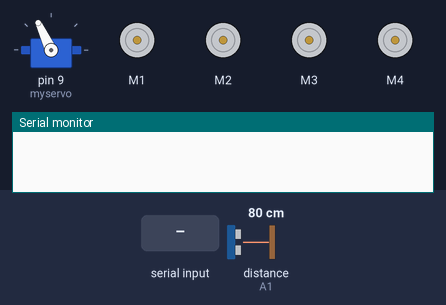
Simulated run of this sketch. Board: Arduino Mega 2560, built with avr-gcc and run on an emulated ATmega2560. On the bench: servo, 4 × DC motor (green arrow = forward, orange = backward, longer = faster), the last lines printed to the serial monitor. The test bench sets the inputs (shaded band); at power-on: distance to the obstacle (sensor on A1) 80 cm. The echo pulse lasts 58.3 µs per cm.

Above: at 3.9 s.
4.0 s: "C" received over Serial
5.5 s: byte 77 ('M') received over Serial
At 5.9 s:
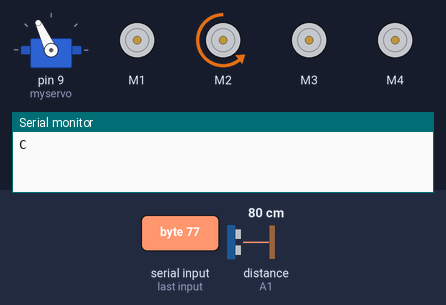
7.0 s: byte 78 ('N') received over Serial
At 8.2 s:
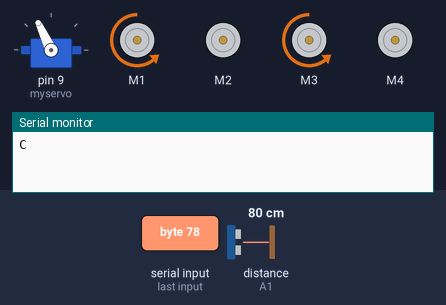
8.5 s: byte 83 ('S') received over Serial
At 9.4 s:
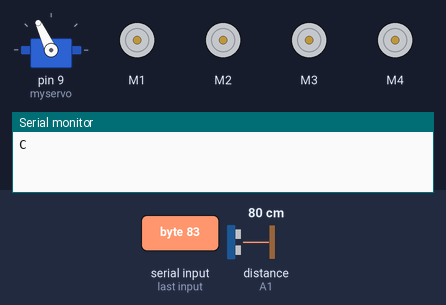
10.0 s: "F" received over Serial
At 10.6 s:
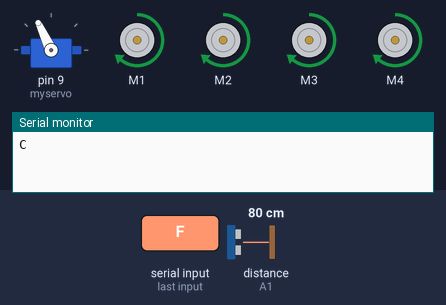
11.5 s: "B" received over Serial
At 12.9 s:
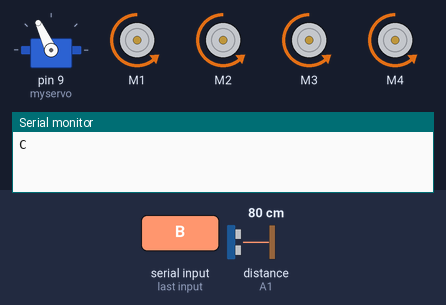
Timing chart, 0 to 14.0 s (numbered marks = the images above; inputs shaded):
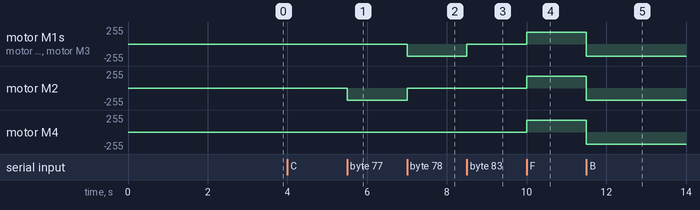

The sketch:

__________.ino
```cpp
 #include <AFMotor.h> //Adafruit Motor Shield Library. First you must download and install AFMotor library
  #include <Servo.h> //add Servo Motor library
  #include <NewPing.h> //add Ultrasonic sensor library
  //#include <RedBot.h> //add Line Follower sensor library
  AF_DCMotor motor1 (1, MOTOR12_1KHZ); //create motor #1 using M1 output on Motor Drive Shield, set to 1kHz PWM frequency
  AF_DCMotor motor2 (2, MOTOR12_1KHZ); //create motor #2 using M2 output on Motor Drive Shield, set to 1kHz PWM frequency
  AF_DCMotor motor3 (3, MOTOR12_1KHZ); //create motor #1 using M1 output on Motor Drive Shield, set to 1kHz PWM frequency
  AF_DCMotor motor4 (4, MOTOR12_1KHZ); //create motor #2 using M2 output on Motor Drive Shield, set to 1kHz PWM frequency
  char h;
  int sp=180;
  int spS=60;
  #define TRIG_PIN A0 // Ultra
  #define ECHO_PIN A1
  #define MAX_DISTANCE 200
//line follower
  int left=17;
  int center=18;
  int right=19;

  int Left;
  int Center;
  int Right;
  // phase 3
  unsigned long startMillis;  //some gllobal variables available anywhere in the program
unsigned long currentMillis;
unsigned long period ; //the value is  a number of milliseconds
 float v=(32.5*2*PI*sp)/(60*1000);
float d;

//UltraSonic
  NewPing sonar(TRIG_PIN, ECHO_PIN, MAX_DISTANCE);
  Servo myservo;
  boolean goesForward=false;
  int distance = 100;
  int speedSet = 0;

//Void setup

  void setup() {

  Serial.begin(9600);
  //pinMode(A3,OUTPUT);
  myservo.attach(9);
  myservo.write(115);
  delay(2000);
  distance = readPing();
  delay(100);
  distance = readPing();
  delay(100);
  distance = readPing();
  delay(100);
  distance = readPing();
//  LineFollwer
  pinMode(left,INPUT);
  pinMode(center,INPUT);
  pinMode(right,INPUT);
  delay(100);
  // phase3
   //Serial.begin(115200); //start serial IN ASE WE NEED TO PRINT DEBUGGING INFO
 startMillis= millis(); //initial start time


  }

  void loop() {
  if(Serial.available()){
  h=Serial.read();
  Serial.println(h);
  if(h=='C') {
  while(1){
  if(Serial.available()){
  h=Serial.read();
  if(h=='f')sp=150;
  if(h=='s')sp=200;
  if(h=='t')sp=255;
  if(h=='F')forward_car();
  if(h=='B')back_car();
  if(h=='R')right_car();
  if(h=='L')left_car();
  if(h=='K')forward_right_car();
  if(h=='P')forward_left_car();
  if(h=='M')back_right_car();
  if(h=='N')back_left_car();
  if(h=='S')stop_car ();
  }
  if(h=='c'){stop_car ();break;}
  }
  }
  if (h='Z'){
    while (1){
    currentMillis=millis();
    if (Serial.available()){
 d=Serial.read();
// currentMillis=millis();
period=d*1000/v;
if (currentMillis- startMillis<=period) //test whether the period has elapsed
{
  forward_car();
  }
  else stop_car();
}
  }}
  if(h=='V') {
  while(1){
  //Begining
  int distanceR = 0;
  int distanceL = 0;
  delay(40);
  if(distance<=35)
  {
  moveStop();
  delay(100);
  moveBackward();
  delay(300);
  moveStop();
  delay(200);
  distanceR = lookRight();
  delay(200);
  distanceL = lookLeft();
  delay(200);
  if(distanceR>=distanceL)
  {
  turnRight();
  moveStop();
  }
  else
  {
  turnLeft();
  moveStop();
  }
  }
  else moveForward();
  distance = readPing();
  if(Serial.available()){
  h=Serial.read();
  }
  if(h=='v'){stop_car ();break;}
  }
  }
  if(h=='U'){
    while(1){
      Left=digitalRead(left);
Center=digitalRead(center);
Right=digitalRead(right);
if((Left==0 && Center==0 && Right==0)||(Left==1 && Center==0 &&Right==1))
{
  forward_car();
  Serial.println("forward");

}
else if(Left==0 && Center==0 && Right==1)
{
  right_car();
    Serial.println("right");

  if(Left=0 &&Center==1 &&Right==0){
  right_car();
    Serial.println("right");

  }

}
else if (Left==0 && Center==1 && Right==1)
{
  right_car();
      Serial.println("right");

  if(Left=0 &&Center==1 &&Right==0){
  right_car();
      Serial.println("right");

  }

}
else if(Left==1 && Center==0 && Right==0){

  left_car();
      Serial.println("left");

  if(Left=0 &&Center==1 &&Right==0){
  left_car();
      Serial.println("left");

  }
}
else if(Left==1 && Center==1 && Right==0)
{
  left_car();
      Serial.println("left");

 if(Left=0 &&Center==1 &&Right==0){
  left_car();
      Serial.println("left");

  }

}
//else if((Left=0 &&Center==1 &&Right==0)||(Left==1 && Center==1 &&Right==1)||(Left==1 && Center==0 &&Right==1))
  //moveStop();


    if(Serial.available()){
  h=Serial.read();
  }
  if(h=='u'){stop_car ();break;}
    }
  }
  }
  }

  void forward_car()
  {
  motor1.run(FORWARD);
  motor1.setSpeed(sp);
  motor2.run(FORWARD);
  motor2.setSpeed(sp);
  motor3.run(FORWARD);
  motor3.setSpeed(sp);
  motor4.run(FORWARD);
  motor4.setSpeed(sp);
  }
  void back_car()
  {
  motor1.run(BACKWARD);
  motor1.setSpeed(sp);
  motor2.run(BACKWARD);
  motor2.setSpeed(sp);
  motor3.run(BACKWARD);
  motor3.setSpeed(sp);
  motor4.run(BACKWARD);
  motor4.setSpeed(sp);
 // digitalWrite(A3,HIGH);
  }
  void right_car()
  {
  motor1.run(BACKWARD);
  motor1.setSpeed(sp);
  motor2.run(FORWARD);
  motor2.setSpeed(sp);
  motor3.run(BACKWARD);
  motor3.setSpeed(sp);
  motor4.run(FORWARD);
  motor4.setSpeed(sp);
  }
  void left_car()
  {
  motor1.run(FORWARD);
  motor1.setSpeed(sp);
  motor2.run(BACKWARD);
  motor2.setSpeed(sp);
  motor3.run(FORWARD);
  motor3.setSpeed(sp);
  motor4.run(BACKWARD);
  motor4.setSpeed(sp);
  }
  void forward_right_car()
  {
  motor1.run(RELEASE);
  motor1.setSpeed(sp);
  motor2.run(FORWARD);
  motor2.setSpeed(sp);
  motor3.run(RELEASE);
  motor4.run(FORWARD);
  }
  void forward_left_car()
  {
  motor1.run(FORWARD);
  motor2.run(RELEASE);
  motor3.run(FORWARD);
  motor3.setSpeed(sp);
  motor4.run(RELEASE);
  motor4.setSpeed(sp);
  }
  void back_right_car()
  {
  motor1.run(RELEASE);
  motor1.setSpeed(sp);
  motor2.run(BACKWARD);
  motor2.setSpeed(sp);
  motor3.run(RELEASE);
  motor4.run(BACKWARD);
  }
void back_left_car()
{
motor1.run(BACKWARD);
motor2.run(RELEASE);
motor3.run(BACKWARD);
motor3.setSpeed(sp);
motor4.run(RELEASE);
motor4.setSpeed(sp);
}
void stop_car ()
{
motor1.run(RELEASE);
motor2.run(RELEASE);
motor3.run(RELEASE);
motor4.run(RELEASE);
//analogWrite(A3,LOW);
}
int lookRight()
{
myservo.write(50);
delay(500);
int distance = readPing();
delay(100);
myservo.write(115);
return distance;
}
int lookLeft()
{
myservo.write(170);
delay(500);
int distance = readPing();
delay(100);
myservo.write(115);
return distance;
delay(100);
}
int readPing() {
delay(70);
int cm = sonar.ping_cm();
if(cm==0)
{
cm = 250;
}
return cm;
}
void moveStop() {
motor1.run(RELEASE);
motor2.run(RELEASE);
motor3.run(RELEASE);
motor4.run(RELEASE);
}
void moveForward() {
motor1.run(FORWARD);
motor1.setSpeed(180);
motor2.run(FORWARD);
motor2.setSpeed(180);
motor3.run(FORWARD);
motor3.setSpeed(180);
motor4.run(FORWARD);
motor4.setSpeed(180);
}
void moveBackward() {
motor1.run(BACKWARD);
motor1.setSpeed(180);
motor2.run(BACKWARD);
motor2.setSpeed(180);
motor3.run(BACKWARD);
motor3.setSpeed(180);
motor4.run(BACKWARD);
motor4.setSpeed(180);
}
void turnRight() {
motor1.run(BACKWARD);
  motor1.setSpeed(220);
  motor2.run(FORWARD);
  motor2.setSpeed(220);
  motor3.run(BACKWARD);
  motor3.setSpeed(220);
  motor4.run(FORWARD);
  motor4.setSpeed(220);
delay(300);
moveForward();
}
void turnLeft() {
 motor1.run(FORWARD);
  motor1.setSpeed(220);
  motor2.run(BACKWARD);
  motor2.setSpeed(220);
  motor3.run(FORWARD);
  motor3.setSpeed(220);
  motor4.run(BACKWARD);
  motor4.setSpeed(220);
delay(300);
moveForward();
}
```

Measured:
- after the input at 5.5 s, motor M2: stopped → backward 180/255 at once
- after the input at 7.0 s, motor M1, motor M3: stopped → backward 180/255 at once; motor M2: backward 180/255 → stopped at once
- after the input at 8.5 s, motor M1, motor M3: backward 180/255 → stopped at once
- after the input at 10.0 s, motor M1–4: stopped → forward 180/255 at once
- after the input at 11.5 s, motor M1–4: forward 180/255 → backward 180/255 at once
